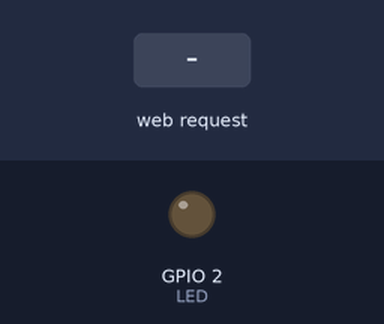
This sketch was run on a simulated ESP8266 (NodeMCU). Parts: output pins drawn as LEDs (lit = HIGH). The test bench sets the inputs (shaded band). WiFi joins after 1.5 s; servers stay silent unless stated; what the sketch prints to the serial monitor is not drawn.

Above: at 2.7 s.
2.8 s: HTTP request GET /readADC received
At 4.2 s:
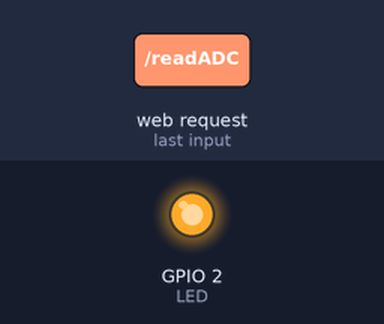
Timing chart, 0 to 5.8 s (numbered marks = the images above; inputs shaded):
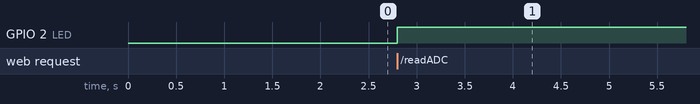

The sketch:

node_analog_webserver.ino
```cpp
/*
 * ESP8266 NodeMCU Real Time Graphs Demo
 * Updates and Gets data from webpage without page refresh
 * https://circuits4you.com
 */
#include <ESP8266WiFi.h>
#include <WiFiClient.h>
#include <ESP8266WebServer.h>

#include "index.h" //Our HTML webpage contents with javascripts

#define LED 2  //On board LED

//SSID and Password of your WiFi router
const char* ssid = "realme111x";
const char* password = "12345679";

ESP8266WebServer server(80); //Server on port 80

//===============================================================
// This routine is executed when you open its IP in browser
//===============================================================
void handleRoot() {
 String s = MAIN_page; //Read HTML contents
 server.send(200, "text/html", s); //Send web page
}

void handleADC() {
 int a = analogRead(A0);
 String adcValue = String(a);
 Serial.println(A0);

 digitalWrite(LED,!digitalRead(LED)); //Toggle LED on data request ajax
 server.send(200, "text/plane", adcValue); //Send ADC value only to client ajax request

}
//==============================================================
//                  SETUP
//==============================================================
void setup(void){
  Serial.begin(115200);

  WiFi.begin(ssid, password);     //Connect to your WiFi router
  Serial.println("");

  //Onboard LED port Direction output
  pinMode(LED,OUTPUT);

  // Wait for connection
  while (WiFi.status() != WL_CONNECTED) {
    delay(500);
    Serial.print(".");
  }

  //If connection successful show IP address in serial monitor
  Serial.println("");
  Serial.print("Connected to ");
  Serial.println(ssid);
  Serial.print("IP address: ");
  Serial.println(WiFi.localIP());  //IP address assigned to your ESP

  server.on("/", handleRoot);      //Which routine to handle at root location. This is display page
  server.on("/readADC", handleADC); //This page is called by java Script AJAX

  server.begin();                  //Start server
  Serial.println("HTTP server started");
}
//==============================================================
//                     LOOP
//==============================================================
void loop(void){
  server.handleClient();          //Handle client requests
}
```

Measured:
- after the input at 2.8 s, GPIO 2 (LED): LOW → HIGH at once
